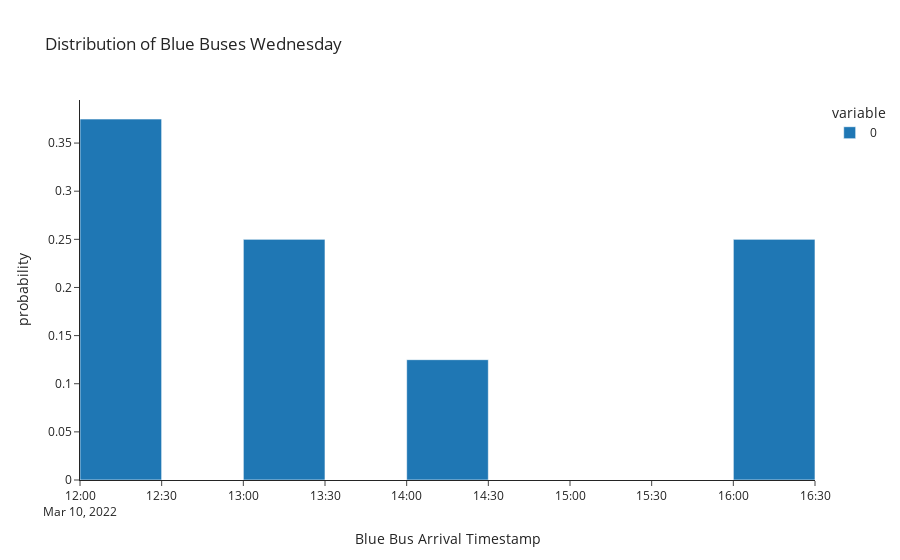

The notebook cell saved with this chart:
### Code cell
fig=px.histogram(wednesday_timestamp,nbins=10,histnorm="probability",title="Distribution of Blue Buses Wednesday",
             labels={"value":"Blue Bus Arrival Timestamp"},template="simple_white")
fig.show()

### Figure 1 — Plotly figure (JSON) as saved in the notebook; plotly's stock layout.template omitted (floating-point values rounded to 4 significant figures)
{"data": [{"alignmentgroup": "True", "bingroup": "x", "histnorm": "probability", "hovertemplate": "variable=0<br>Blue Bus Arrival Timestamp=%{x}<br>probability=%{y}<extra></extra>", "legendgroup": "0", "marker": {"color": "#1F77B4", "pattern": {"shape": ""}}, "name": "0", "nbinsx": 10, "offsetgroup": "0", "orientation": "v", "showlegend": true, "type": "histogram", "x": ["2022-03-10T12:21:53.009040", "2022-03-10T12:25:15.731282", "2022-03-10T12:25:15.731282", "2022-03-10T13:07:02.793889", "2022-03-10T13:11:51.750397", "2022-03-10T14:01:38.201533", "2022-03-10T16:01:51.492063", "2022-03-10T16:04:06.933333"], "xaxis": "x", "yaxis": "y"}], "layout": {"barmode": "relative", "legend": {"title": {"text": "variable"}, "tracegroupgap": 0}, "title": {"text": "Distribution of Blue Buses Wednesday"}, "xaxis": {"anchor": "y", "domain": [0, 1], "title": {"text": "Blue Bus Arrival Timestamp"}}, "yaxis": {"anchor": "x", "domain": [0, 1], "title": {"text": "probability"}}}}
